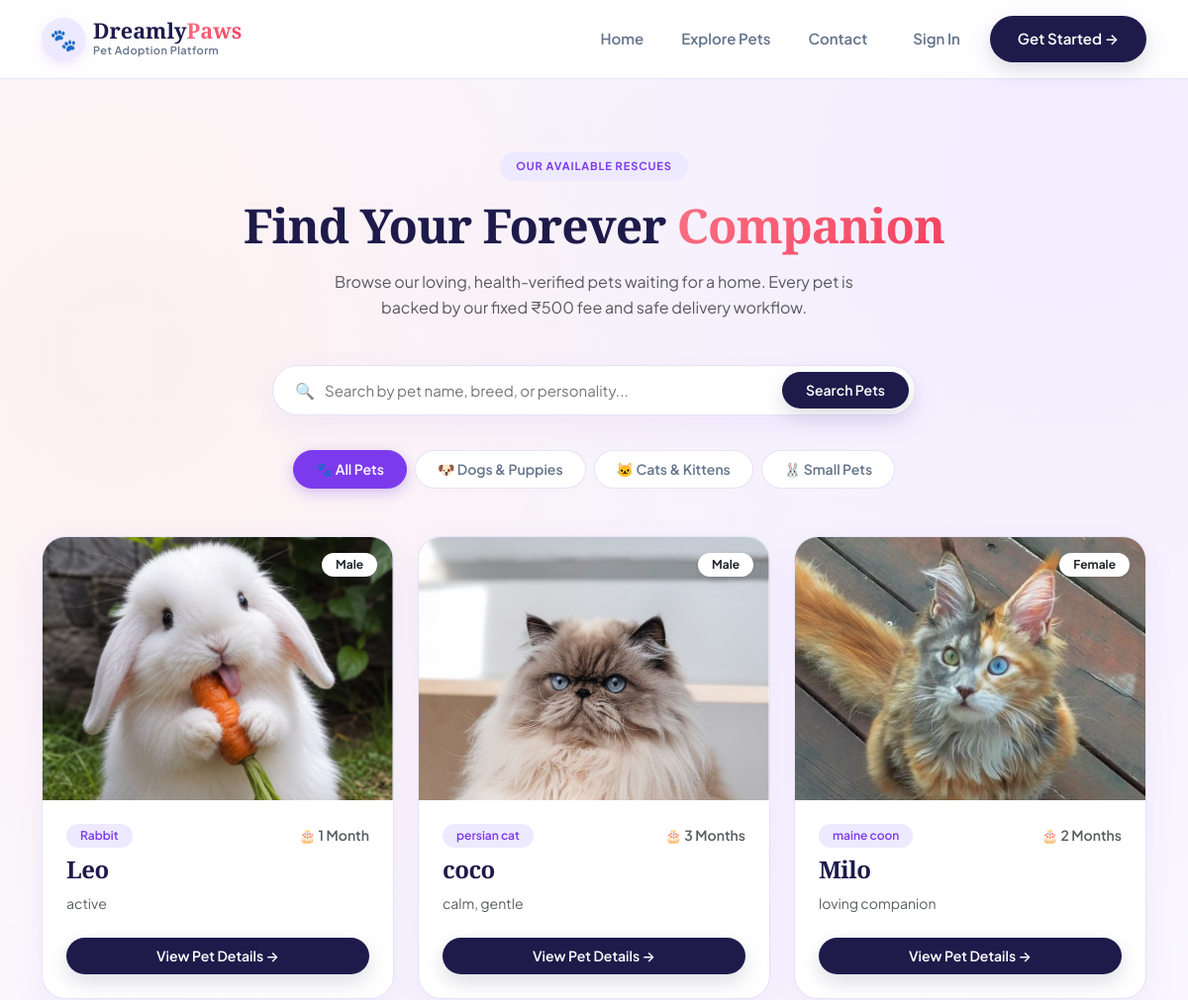
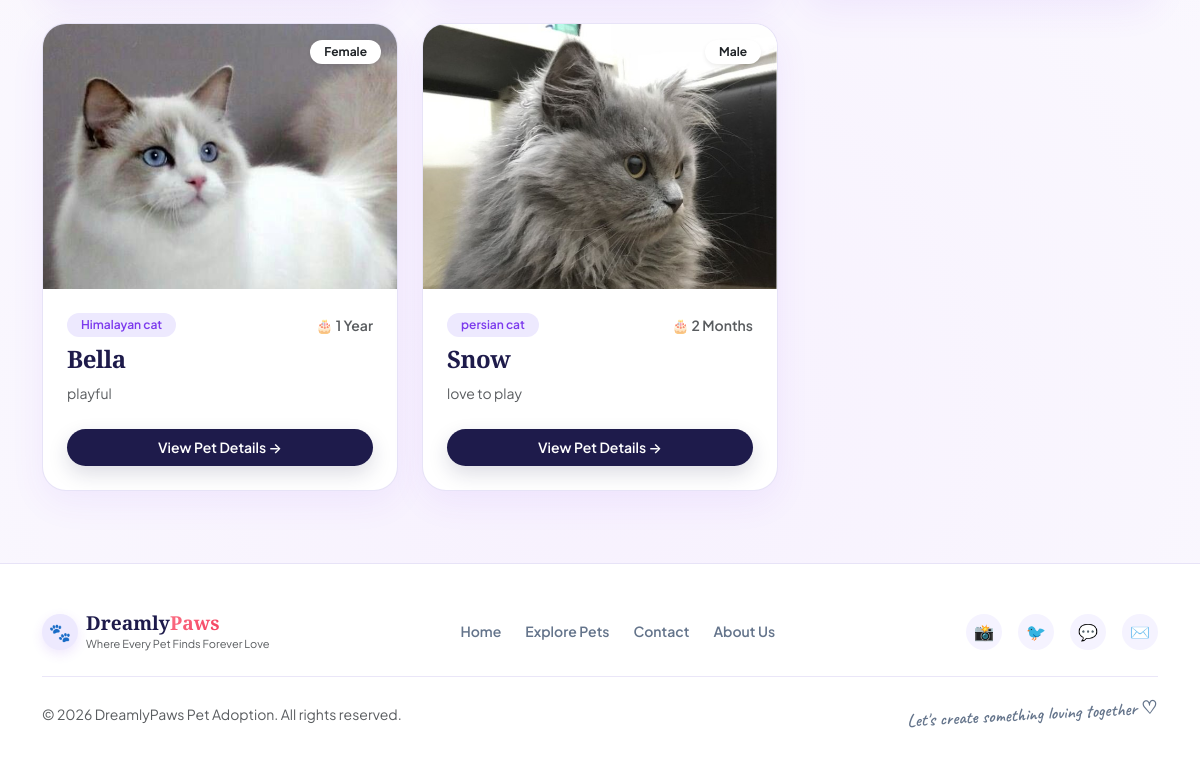
The app's page /pets (signed in) with its own data (2 pictures, top to bottom).
### tables this page shows
CREATE TABLE pets(
        id INTEGER PRIMARY KEY AUTOINCREMENT,
        name TEXT,
        breed TEXT,
        age TEXT,
        gender TEXT,
        vaccinated TEXT,
        description TEXT,
        image TEXT
    , status TEXT DEFAULT 'Available', shelter_id INTEGER);

### app.py (the view, shortened to what this page needs)
@app.route('/pets')
def pets():
    if 'user' not in session:
        return redirect(url_for('login'))
    if session.get('role') == "Shelter":
        return redirect(url_for('shelter_dashboard'))
    if session.get('role') == "Admin":
        return redirect(url_for('admin'))
    search = request.args.get('search', '').strip()
    category = request.args.get('category', '').strip().lower()
    conn = sqlite3.connect("database.db")
    cursor = conn.cursor()
    query = """
        SELECT *
        FROM pets
        WHERE LOWER(TRIM(status)) = 'available'
    """
    params = []
    query += " ORDER BY id DESC"
    cursor.execute(query, params)
    pets_list = cursor.fetchall()
    conn.close()
    return render_template(
        "pets.html",
        pets=pets_list,
        search=search,
        category=category
    )

### templates/pets.html (shortened to what this page needs)
<!DOCTYPE html>
<html lang="en">
<head>
    <link href="https://cdn.jsdelivr.net/npm/bootstrap@5.3.3/dist/css/bootstrap.min.css" rel="stylesheet">
    <link rel="stylesheet" href="{{ url_for('static', filename='css/dreamly_theme.css') }}">
</head>
<body>
{% include 'navbar.html' %}
<div class="container py-4">
    <div class="catalog-header">
        <span class="pill-tag">
            OUR AVAILABLE RESCUES
        </span>
        <h1 class="display-5 fw-bold mb-3">
            Find Your Forever <span class="gradient-text">Companion</span>
        </h1>
        <p class="text-muted mx-auto" style="max-width: 540px; line-height: 1.6;">
            Browse our loving, health-verified pets waiting for a home. Every pet is backed by our fixed ₹500 fee and safe delivery workflow.
        </p>
    </div>
    <form method="GET" action="{{ url_for('pets') }}">
        <div class="search-pill-container">
            <span class="text-muted me-2">🔍</span>
            <input
                type="text"
                name="search"
                class="search-pill-input"
                placeholder="Search by pet name, breed, or personality..."
                value="{{ search or '' }}"
            >
            <button type="submit" class="btn-dark-pill py-2 px-4" style="font-size: 14px;">
                Search Pets
            </button>
        </div>
    </form>
    <div class="filter-pills-bar mb-5">
        <a href="{{ url_for('pets') }}" class="filter-pill {% if not request.args.get('category') %}active{% endif %}">
            🐾 All Pets
        </a>
        <a href="{{ url_for('pets', category='dog') }}" class="filter-pill {% if request.args.get('category') == 'dog' %}active{% endif %}">
            🐶 Dogs & Puppies
        </a>
        <a href="{{ url_for('pets', category='cat') }}" class="filter-pill {% if request.args.get('category') == 'cat' %}active{% endif %}">
            🐱 Cats & Kittens
        </a>
        <a href="{{ url_for('pets', category='rabbit') }}" class="filter-pill {% if request.args.get('category') == 'rabbit' %}active{% endif %}">
            🐰 Small Pets
        </a>
    </div>
    <div class="row g-4 mb-5">
        {% if pets %}
            {% for pet in pets %}
            <div class="col-sm-6 col-lg-4">
                <div class="catalog-pet-card">
                    <div style="position: relative;">
                        <img
                            src="{{ url_for('static', filename='images/' + (pet[7] if pet[7] else 'hero.jpg')) }}"
                            class="catalog-pet-img"
                            alt="{{ pet[1] }}"
                        >
                        <span class="badge bg-white text-dark shadow-sm position-absolute top-0 end-0 m-3 fw-bold">
                            {{ pet[4] }}
                        </span>
                    </div>
                    <div class="p-4 d-flex flex-column flex-grow-1">
                        <div class="d-flex justify-content-between align-items-center mb-2">
                            <span class="badge bg-purple-subtle">
                                {{ pet[2] }}
                            </span>
                            <span class="text-muted small fw-semibold">
                                🎂 {{ pet[3] }}
                            </span>
                        </div>
                        <h3 class="mb-2" style="font-family: var(--font-heading); font-size: 1.5rem; color: var(--dark-navy);">
                            {{ pet[1] }}
                        </h3>
                        <p class="text-muted small mb-4 flex-grow-1" style="line-height: 1.6;">
                            {{ pet[6][:110] }}{% if pet[6]|length > 110 %}...{% endif %}
                        </p>
                        <a
                            href="{{ url_for('pet_details', pet_id=pet[0]) }}"
                            class="btn-dark-pill justify-content-center w-100 py-2"
                            style="font-size: 14px;"
                        >
                            View Pet Details →
                        </a>
                    </div>
                </div>
            </div>
            {% endfor %}
        {% endif %}
    </div>
</div>
{% include 'footer.html' %}
</body>
</html>

### static/css/dreamly_theme.css (style rules this page uses)
:root { --font-heading: 'Playfair Display', Georgia, 'Times New Roman', serif; --font-body: 'Plus Jakarta Sans', -apple-system, BlinkMacSystemFont, 'Segoe UI', Roboto, sans-serif; --font-hand: 'Caveat', cursive; --bg-base: #FAF8FE; --bg-surface: #FFFFFF; --bg-mesh: radial-gradient(circle at 10% 20%, rgba(255, 235, 230, 0.55) 0%, transparent 40%), radial-gradient(circle at 90% 10%, rgba(238, 230, 255, 0.65) 0%, transparent 45%), radial-gradient(circle at 50% 80%, rgba(243, 232, 255, 0.45) 0%, transparent 50%), #FAF8FE; --purple-primary: #7C3AED; --purple-hover: #6D28D9; --purple-soft: #EDE9FE; --purple-light: #F5F3FF; --purple-gradient: linear-gradient(135deg, #7C3AED 0%, #6366F1 100%); --coral-primary: #FB7185; --coral-soft: #FFE4E6; --coral-gradient: linear-gradient(135deg, #FB7185 0%, #F43F5E 100%); --dark-navy: #1E1B4B; --dark-navy-hover: #0F172A; --text-main: #1E1B4B; --text-muted: #64748B; --text-light: #94A3B8; --border-subtle: rgba(226, 220, 246, 0.8); --card-shadow: 0 12px 35px rgba(124, 58, 237, 0.07); --card-shadow-hover: 0 18px 45px rgba(124, 58, 237, 0.12); --radius-pill: 50px; --radius-card: 24px; --radius-sm: 14px; }
body { font-family: var(--font-body); background: var(--bg-mesh); color: var(--text-main); margin: 0; padding: 0; min-height: 100vh; display: flex; flex-direction: column; -webkit-font-smoothing: antialiased; }
h1, h2, h3, h4, .display-1, .display-2, .display-3, .display-4, .display-5, .display-6, .section-title h2, .dashboard-title, .page-title { font-family: var(--font-heading); color: var(--text-main); letter-spacing: -0.02em; font-weight: 700; }
.gradient-text { background: var(--coral-gradient); -webkit-background-clip: text; -webkit-text-fill-color: transparent; display: inline; }
.pill-tag { display: inline-block; background: var(--purple-soft); color: var(--purple-primary); padding: 6px 16px; border-radius: var(--radius-pill); font-size: 11px; font-weight: 700; letter-spacing: 0.08em; text-transform: uppercase; margin-bottom: 16px; }
.btn-dark-pill { background: var(--dark-navy); color: #ffffff !important; border: none; border-radius: var(--radius-pill); padding: 12px 28px; font-weight: 600; font-size: 15px; display: inline-flex; align-items: center; gap: 8px; transition: all 0.25s cubic-bezier(0.16, 1, 0.3, 1); box-shadow: 0 8px 20px rgba(30, 27, 75, 0.15); text-decoration: none; }
.badge { padding: 6px 14px; border-radius: var(--radius-pill); font-weight: 600; font-size: 12px; }
.bg-purple-subtle { background-color: var(--purple-soft) !important; color: var(--purple-primary) !important; }
.filter-pills-bar { display: flex; gap: 8px; flex-wrap: wrap; align-items: center; justify-content: center; }
.filter-pill { padding: 8px 22px; border-radius: var(--radius-pill); font-size: 14px; font-weight: 600; text-decoration: none; color: var(--text-muted); background: #ffffff; border: 1px solid var(--border-subtle); transition: all 0.2s ease; }
.filter-pill.active { background: var(--purple-primary); color: #ffffff !important; border-color: var(--purple-primary); box-shadow: 0 4px 14px rgba(124, 58, 237, 0.3); }

### templates/pets.html (style rules this page uses)
.catalog-header { text-align: center; padding: 50px 0 30px; }
.search-pill-container { max-width: 650px; margin: 0 auto 35px; background: #ffffff; border-radius: var(--radius-pill); padding: 6px 6px 6px 22px; display: flex; align-items: center; border: 1.5px solid var(--border-subtle); box-shadow: 0 10px 30px rgba(124, 58, 237, 0.06); transition: border-color 0.2s, box-shadow 0.2s; }
.search-pill-input { border: none; outline: none; flex: 1; font-size: 15px; color: var(--text-main); background: transparent; }
.catalog-pet-card { background: #ffffff; border-radius: 24px; overflow: hidden; border: 1px solid var(--border-subtle); box-shadow: var(--card-shadow); transition: all 0.3s cubic-bezier(0.16, 1, 0.3, 1); height: 100%; display: flex; flex-direction: column; }
.catalog-pet-img { width: 100%; aspect-ratio: 4 / 3; object-fit: cover; object-position: top center; }

### records on screen
pets: image (picture), gender "Male", breed "Rabbit", age "1 Month", name "Leo", description "active"
pets: image (picture), gender "Male", breed "persian cat", age "3 Months", name "coco", description "calm, gentle"
pets: image (picture), gender "Female", breed "maine coon", age "2 Months", name "Milo", description "loving companion"
pets: image (picture), gender "Female", breed "Himalayan cat", age "1 Year", name "Bella", description "playful"
pets: image (picture), gender "Male", breed "persian cat", age "2 Months", name "Snow", description "love to play"
